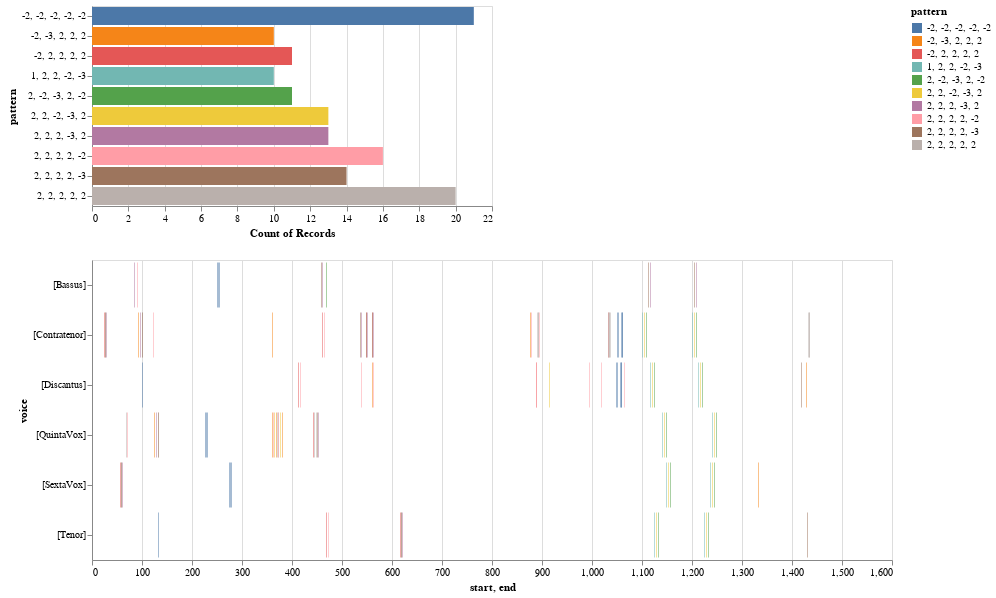

Here is the notebook cell this chart was saved with:
### Markdown cell above
We would pass the list of patterns into the `patterns` parametter.

### Code cell
viz.plot_ngrams_heatmap(mel_ngrams, selected_pattern=mel_ngrams_top_patterns_list)

### Figure 1 — Vega-Lite specification as saved in the notebook (floating-point values rounded to 4 significant figures; data arrays with more than 128 entries replaced by an {"elided": "..."} marker saying what was removed)
{"config": {"view": {"continuousWidth": 400, "continuousHeight": 300}}, "vconcat": [{"mark": "bar", "encoding": {"color": {"type": "nominal", "field": "pattern"}, "opacity": {"condition": {"value": 1, "selection": "selector002"}, "value": 0.2}, "x": {"type": "nominal", "aggregate": "count", "field": "pattern"}, "y": {"type": "nominal", "field": "pattern"}}, "selection": {"selector002": {"type": "multi", "fields": ["pattern"]}}}, {"mark": "bar", "encoding": {"color": {"type": "nominal", "field": "pattern"}, "opacity": {"condition": {"value": 1, "selection": "selector002"}, "value": 0.2}, "tooltip": [], "x": {"type": "quantitative", "field": "start"}, "x2": {"field": "end"}, "y": {"type": "nominal", "field": "voice"}}, "height": 300, "selection": {"selector002": {"type": "multi", "fields": ["pattern"]}}, "width": 800}], "data": {"name": "data-b93e55c7b4699dbd9f6e95da01953670"}, "$schema": "https://vega.github.io/schema/vega-lite/v4.8.1.json", "datasets": {"data-b93e55c7b4699dbd9f6e95da01953670": {"elided": "139 records"}}}
